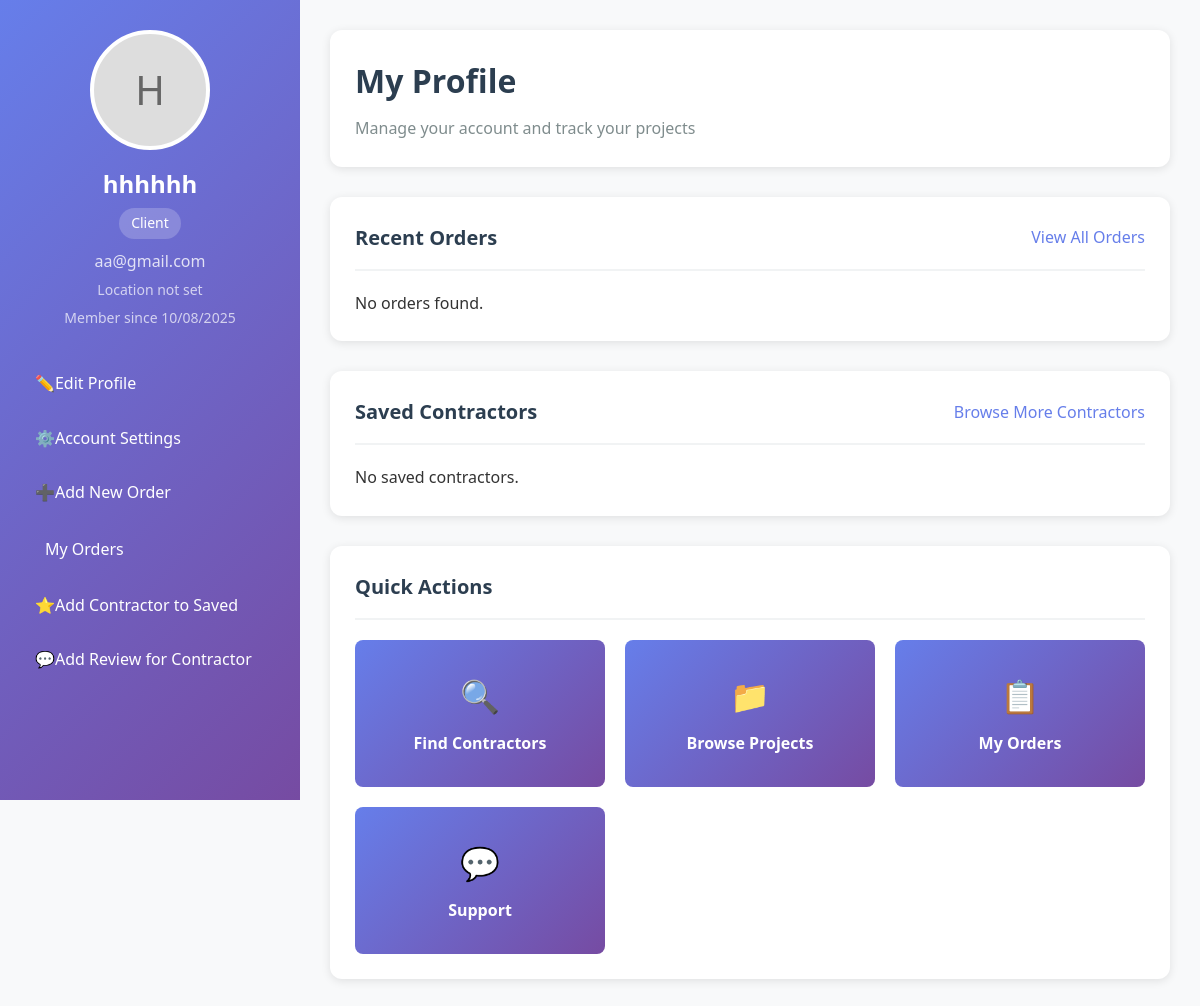
Page /admin_page/client_profile.php?user_id=2 on the committed database.
### tables this page shows
CREATE TABLE `user` (
  `user_id` int(11) NOT NULL,
  `name` varchar(200) NOT NULL,
  `email` varchar(320) NOT NULL,
  `password` varchar(512) NOT NULL,
  `phone` varchar(50) DEFAULT NULL,
  `role` enum('client','contractor','admin') NOT NULL,
  `created_at` datetime(3) NOT NULL DEFAULT current_timestamp(3),
  `status` varchar(50) DEFAULT NULL
);

### admin_page/client_profile.php (the view, shortened to what this page needs)
<?php
$user_id = $_GET['user_id'] ?? $_POST['user_id'] ?? 1;
try {
    $pdo = getPDO();
    $stmt = $pdo->prepare("
        SELECT u.user_id, u.name, u.email, u.role, u.created_at,
               cp.location, cp.profile_image, cp.member_since
        FROM `User` u
        LEFT JOIN ClientProfile cp ON u.user_id = cp.client_id
        WHERE u.user_id = ? AND u.role = 'client'
    ");
    $stmt->execute([$user_id]);
    $client = $stmt->fetch(PDO::FETCH_ASSOC);
    $orders_stmt = $pdo->prepare("
        SELECT p.project_id, p.order_id, p.title, p.status, p.created_at,
               p.estimated_cost, p.start_date, p.end_date,
               u.name as contractor_name
        FROM Project p
        LEFT JOIN `User` u ON p.accepted_contractor_id = u.user_id
        WHERE p.client_id = ?
        ORDER BY p.created_at DESC
        LIMIT 5
    ");
    $orders_stmt->execute([$user_id]);
    $recent_orders = $orders_stmt->fetchAll(PDO::FETCH_ASSOC);
    $saved_stmt = $pdo->prepare("
        SELECT u.user_id, u.name, cp.specialization,
               AVG(r.stars) as rating,
               COUNT(r.rating_id) as review_count
        FROM SavedContractor sc
        JOIN `User` u ON sc.contractor_id = u.user_id
        LEFT JOIN ContractorProfile cp ON u.user_id = cp.contractor_id
        LEFT JOIN Rating r ON u.user_id = r.contractor_id
        WHERE sc.client_id = ?
        GROUP BY u.user_id, u.name, cp.specialization
        LIMIT 4
    ");
    $saved_stmt->execute([$user_id]);
    $saved_contractors = $saved_stmt->fetchAll(PDO::FETCH_ASSOC);
} catch (Exception $e) {
    die("Database error: " . $e->getMessage());
}
?>
<!DOCTYPE html>
<html lang="en" dir="ltr">
<head>
    <link rel="stylesheet" href="client_profile.css">
</head>
<body>
 <div class="container">
        <?php include 'sidebar.php'; ?>
        <div class="main-content">
            <div class="welcome-section">
                <h1>My Profile</h1>
                <p>Manage your account and track your projects</p>
            </div>
            <div class="section">
                <div class="section-header">
                    <h2 class="section-title">Recent Orders</h2>
                    <a href="#" class="view-all">View All Orders</a>
                </div>
                <div class="orders-grid">
                    <?php if (empty($recent_orders)): ?>
                        <p>No orders found.</p>
                    <?php endif; ?>
                </div>
            </div>
            <div class="section">
                <div class="section-header">
                    <h2 class="section-title">Saved Contractors</h2>
                    <a href="#" class="view-all">Browse More Contractors</a>
                </div>
                <div class="contractors-grid">
                    <?php if (empty($saved_contractors)): ?>
                        <p>No saved contractors.</p>
                    <?php endif; ?>
                </div>
            </div>
            <div class="section">
                <div class="section-header">
                    <h2 class="section-title">Quick Actions</h2>
                </div>
                <div class="actions-grid">
                    <div class="action-card" onclick="window.location.href='/new_backend/contractors_frontend/contractors.php'">
                        <div class="action-icon">🔍</div>
                        <div class="action-title">Find Contractors</div>
                    </div>
                    <div class="action-card" onclick="window.location.href='project_page.php'">
                        <div class="action-icon">📁</div>
                        <div class="action-title">Browse Projects</div>
                    </div>
                        <div class="action-card" onclick="window.location.href='my_orders.php?user_id=<?php echo $user_id; ?>'">
                        <div class="action-icon">📋</div>
                        <div class="action-title">My Orders</div>
                    </div>
                    <div class="action-card" onclick="window.location.href='support.php'">
                        <div class="action-icon">💬</div>
                        <div class="action-title">Support</div>
                    </div>
                </div>
            </div>
        </div>
    </div>
</body>
</html>

### admin_page/sidebar.php (shortened to what this page needs)
<div class="sidebar">
    <div class="profile-header">
        <div class="profile-image">
            <?php echo strtoupper(substr($client['name'], 0, 1)); ?>
        </div>
        <h2 class="profile-name"><?php echo htmlspecialchars($client['name']); ?></h2>
        <div class="profile-role">Client</div>
        <div class="profile-email"><?php echo htmlspecialchars($client['email']); ?></div>
        <div class="profile-location"><?php echo htmlspecialchars($client['location'] ?? 'Location not set'); ?></div>
        <div class="member-since">Member since <?php echo date('m/d/Y', strtotime($client['member_since'] ?? $client['created_at'])); ?></div>
    </div>
    <div class="sidebar-nav">
        <a href="client_profile.php?user_id=<?php echo $user_id; ?>&action=edit_profile" class="nav-item">
            <span>✏️</span> Edit Profile
        </a>
        <a href="#" class="nav-item">
            <span>⚙️</span> Account Settings
        </a>
        <a href="client_profile.php?user_id=<?php echo $user_id; ?>&action=add_order" class="nav-item">
            <span>➕</span> Add New Order
        </a>
        <a href="my_orders.php?user_id=<?php echo $user_id; ?>" class="nav-item <?php echo basename($_SERVER['PHP_SELF']) == 'my_orders.php' ? 'active' : ''; ?>">
            <span><i class="fas fa-clipboard-list"></i></span> My Orders
        </a>
        <a href="client_profile.php?user_id=<?php echo $user_id; ?>&action=save_contractor" class="nav-item">
            <span>⭐</span> Add Contractor to Saved
        </a>
        <a href="client_profile.php?user_id=<?php echo $user_id; ?>&action=add_review" class="nav-item">
            <span>💬</span> Add Review for Contractor
        </a>
    </div>
</div>

### admin_page/client_profile.css (style rules this page uses)
* { margin: 0; padding: 0; box-sizing: border-box; font-family: 'Segoe UI', Tahoma, Geneva, Verdana, sans-serif; }
body { background: #f8f9fa; color: #333; line-height: 1.6; }
.container { display: flex; min-height: 100vh; max-width: 1400px; margin: 0 auto; }
.sidebar { width: 300px; background: linear-gradient(135deg, #667eea 0%, #764ba2 100%); color: white; padding: 30px 20px; position: fixed; height: 100vh; overflow-y: auto; left: 0; top: 0; }
.profile-header { text-align: center; margin-bottom: 30px; }
.profile-image { width: 120px; height: 120px; border-radius: 50%; border: 4px solid white; margin: 0 auto 15px; background: #ddd; display: flex; align-items: center; justify-content: center; font-size: 40px; color: #666; }
.profile-name { font-size: 24px; font-weight: 600; margin-bottom: 5px; }
.profile-role { background: rgba(255,255,255,0.2); padding: 4px 12px; border-radius: 20px; font-size: 14px; display: inline-block; margin-bottom: 10px; }
.profile-email { color: rgba(255,255,255,0.8); margin-bottom: 5px; }
.profile-location, .member-since { color: rgba(255,255,255,0.7); font-size: 14px; margin-bottom: 5px; }
.sidebar-nav { margin-top: 30px; }
.nav-item { display: flex; align-items: center; padding: 12px 15px; margin: 5px 0; border-radius: 8px; color: white; text-decoration: none; transition: all 0.3s ease; }
.main-content { flex: 1; margin-left: 300px; padding: 30px; }
.welcome-section { background: white; padding: 25px; border-radius: 12px; box-shadow: 0 2px 10px rgba(0,0,0,0.1); margin-bottom: 30px; }
.welcome-section h1 { color: #2c3e50; margin-bottom: 10px; }
.welcome-section p { color: #7f8c8d; }
.section { background: white; padding: 25px; border-radius: 12px; box-shadow: 0 2px 10px rgba(0,0,0,0.1); margin-bottom: 30px; }
.section-header { display: flex; justify-content: space-between; align-items: center; margin-bottom: 20px; padding-bottom: 15px; border-bottom: 2px solid #f1f3f4; }
.section-title { font-size: 20px; font-weight: 600; color: #2c3e50; }
.view-all { color: #667eea; text-decoration: none; font-weight: 500; }
.orders-grid { display: grid; gap: 15px; }
.contractors-grid { display: grid; grid-template-columns: repeat(auto-fit, minmax(280px, 1fr)); gap: 20px; }
.actions-grid { display: grid; grid-template-columns: repeat(auto-fit, minmax(200px, 1fr)); gap: 20px; }
.action-card { background: linear-gradient(135deg, #667eea 0%, #764ba2 100%); color: white; padding: 30px 20px; border-radius: 8px; text-align: center; cursor: pointer; transition: all 0.3s ease; }
.action-icon { font-size: 32px; margin-bottom: 10px; }
.action-title { font-weight: 600; font-size: 16px; }

### rows in the picture
user: name "H", name "hhhhhh", email "aa@gmail.com"

### other values in the picture
$client['location'] "Location not set"
